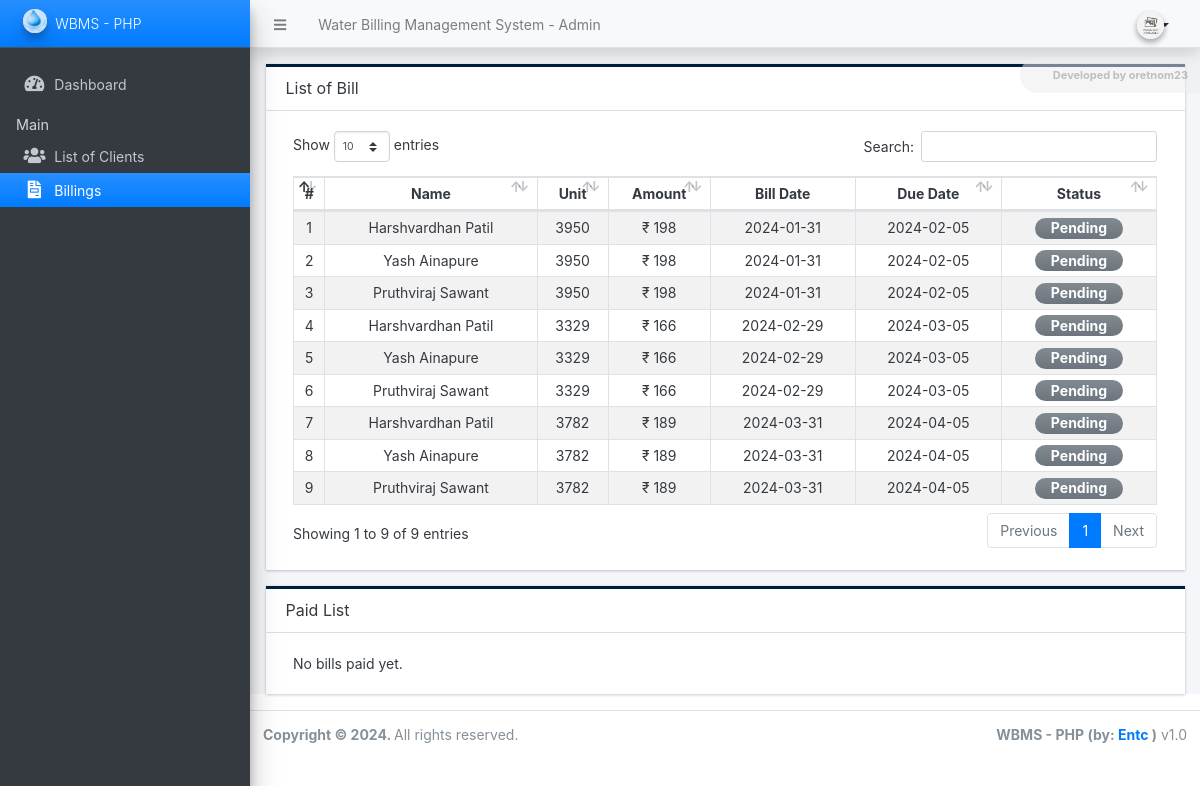
The page /admin/?page=billings on the database its author committed.
### tables this page shows
CREATE TABLE `pending_bills` (
  `id` int(11) NOT NULL,
  `name` text NOT NULL,
  `meter_code` int(11) NOT NULL,
  `unit` int(11) NOT NULL,
  `amount` int(11) NOT NULL,
  `billdate` date NOT NULL,
  `dueDate` date DEFAULT NULL,
  `paymentdate` date DEFAULT NULL,
  `paidflag` tinyint(1) NOT NULL,
  `transaction` varchar(12) DEFAULT NULL
);

### admin/billings/index.php (the view, shortened to what this page needs)
<div class="card card-outline rounded-0 card-navy">
	<div class="card-header">
		<h3 class="card-title">List of Bill</h3>
	</div>
	<div class="card-body">
		<div class="container-fluid">
			<!-- <table class="table table-hover table-striped table-bordered" id="list">
				<colgroup>
					<col width="5%">
					<col width="10%">
					<col width="25%">
					<col width="15%">
					<col width="20%">
					<col width="10%">
					<col width="15%">
				</colgroup>
				<thead>
					<tr>
						<th>#</th>
						<th>Reading Date</th>
						<th>Client</th>
						<th>Amount</th>
						<th>Due Date</th>
						<th>Status</th>
						<th>Action</th>
					</tr>
				</thead>
				<tbody>
					<?php
					$qry = $conn->query("SELECT b.*, c.code , concat(c.lastname, ', ', c.firstname, ' ', coalesce(c.middlename,'')) as `name` from `billing_list` b inner join client_list c on b.client_id = c.id order by unix_timestamp(`reading_date`) desc, `name` asc ");
					while ($row = $qry->fetch_assoc()):
						?>
						<tr>
							<td class="text-center">
							</td>
							<td>
							</td>
							<td>
								<?php echo $row['code'] . " - " . $row['name'] ?>
							</td>
							<td>
							</td>
							<td>
							</td>
							<td class="text-center">
								<?php
								switch ($row['status']) {
									case 0:
										echo '<span class="badge badge-secondary  bg-gradient-secondary  text-sm px-3 rounded-pill">Pending</span>';
										break;
									case 1:
										echo '<span class="badge badge-success bg-gradient-success text-sm px-3 rounded-pill">Paid</span>';
										break;
								}
								?>
							</td>
							<td align="center">
								<button type="button" class="btn btn-flat p-1 btn-default btn-sm dropdown-toggle dropdown-icon"
									data-toggle="dropdown">
									Action
									<span class="sr-only">Toggle Dropdown</span>
								</button>
								<div class="dropdown-menu" role="menu">
									<a class="dropdown-item view_data"
										href="./?page=billings/view_billing&id=<?php echo $row['id'] ?>"><span
											class="fa fa-eye text-dark"></span> View</a>
									<div class="dropdown-divider"></div>
									<a class="dropdown-item edit_data"
										href="./?page=billings/manage_billing&id=<?php echo $row['id'] ?>"><span
											class="fa fa-edit text-primary"></span> Edit</a>
									<div class="dropdown-divider"></div>
									<a class="dropdown-item delete_data" href="javascript:void(0)"
										data-id="<?php echo $row['id'] ?>"><span class="fa fa-trash text-danger"></span> Delete</a>
								</div>
							</td>
						</tr>
					<?php endwhile; ?>
				</tbody>
			</table> -->
			<?php
$host = 'localhost';
$dbname = 'wbms_db';
$username = 'root';
$password = '';
$dbConnection = new mysqli($host, $username, $password, $dbname, 3306);
$sql = "SELECT id, name, unit, amount, billdate, dueDate FROM pending_bills WHERE paidflag = 0 ORDER BY billdate";
$result = $dbConnection->query($sql);
if ($result->num_rows > 0) {
    $serial = 1;
    echo "<table  style='text-align:center;' class='table table-hover table-striped table-bordered' id='list' >";
    echo "<thead><tr style='text-align:center;'><th>#</th><th>Name</th><th>Unit</th><th>Amount</th><th>Bill Date</th><th>Due Date</th><th>Status</th></tr></thead>";
    while ($row = $result->fetch_assoc()) {
        echo "<tr>";
        echo "<td>" . $serial . "</td>";
        echo "<td>" . $row['name'] . "</td>";
        echo "<td>" . $row['unit'] . "</td>";
        echo "<td>₹ " . $row['amount'] . "</td>";
        echo "<td>" . $row['billdate'] . "</td>";
        echo "<td>" . $row['dueDate'] . "</td>";
        echo "<td style='text-align:center;'>";
        echo "<span class='badge badge-secondary bg-gradient-secondary text-sm px-3 rounded-pill'>Pending</span>";
        echo "</td>";
        $serial++;
    }
    echo "</table>";
} else {
    echo "No pending bills found.";
}
?>
		</div>
	</div>
</div>
<div class="card card-outline rounded-0 card-navy">
	<div class="card-header">
		<h3 class="card-title">Paid List</h3>
	</div>
	<div class="card-body">
		<div class="container-fluid">
		<?php
$host = 'localhost';
$dbname = 'wbms_db';
$username = 'root';
$password = '';
$dbConnection = new mysqli($host, $username, $password, $dbname, 3306);
$sql = "SELECT id, name, unit, amount, billdate, paymentdate, transaction FROM pending_bills WHERE paidflag = 1 ORDER BY paymentdate";
$result = $dbConnection->query($sql);
if ($result->num_rows > 0) {
    $serial = 1;
    echo "<table  class='table table-hover table-striped table-bordered'  id='list'>";
    echo "<thead><tr style='text-align:center;'><th>#</th><th>Name</th><th>Unit</th><th>Amount</th><th>Bill Date</th><th>Payment Date</th><th>Transaction ID</th><th>Status</th></tr></thead>";
    while ($row = $result->fetch_assoc()) {
        echo "<tr>";
        echo "<td>" . $serial . "</td>";
        echo "<td>" . $row['name'] . "</td>";
        echo "<td>" . $row['unit'] . "</td>";
        echo "<td>₹ " . $row['amount'] . "</td>";
        echo "<td>" . $row['billdate'] . "</td>";
        echo "<td>" . $row['paymentdate'] . "</td>";
        echo "<td>" . $row['transaction'] . "</td>";
        echo "<td style='text-align:center;'>";
        echo "<span class='badge badge-success bg-gradient-success text-sm px-3 rounded-pill'>Paid</span>";
        echo "</td>";
        echo "</tr>";
        $serial++;
    }
    echo "</table>";
} else {
    echo "No bills paid yet.";
}
?>
		</div>
	</div>
</div>

### rows shown on the page
pending_bills: name "Harshvardhan Patil", unit "3950", amount "198", billdate "2024-01-31", dueDate "2024-02-05"
pending_bills: name "Yash Ainapure", unit "3950", amount "198", billdate "2024-01-31", dueDate "2024-02-05"
pending_bills: name "Pruthviraj Sawant", unit "3950", amount "198", billdate "2024-01-31", dueDate "2024-02-05"
pending_bills: name "Harshvardhan Patil", unit "3329", amount "166", billdate "2024-02-29", dueDate "2024-03-05"
pending_bills: name "Yash Ainapure", unit "3329", amount "166", billdate "2024-02-29", dueDate "2024-03-05"
pending_bills: name "Pruthviraj Sawant", unit "3329", amount "166", billdate "2024-02-29", dueDate "2024-03-05"
pending_bills: name "Harshvardhan Patil", unit "3782", amount "189", billdate "2024-03-31", dueDate "2024-04-05"
pending_bills: name "Yash Ainapure", unit "3782", amount "189", billdate "2024-03-31", dueDate "2024-04-05"
pending_bills: name "Pruthviraj Sawant", unit "3782", amount "189", billdate "2024-03-31", dueDate "2024-04-05"

### other values the page prints
$_settings->info('name') "Water Billing Management System"
$_settings->info('short_name') "WBMS - PHP"
